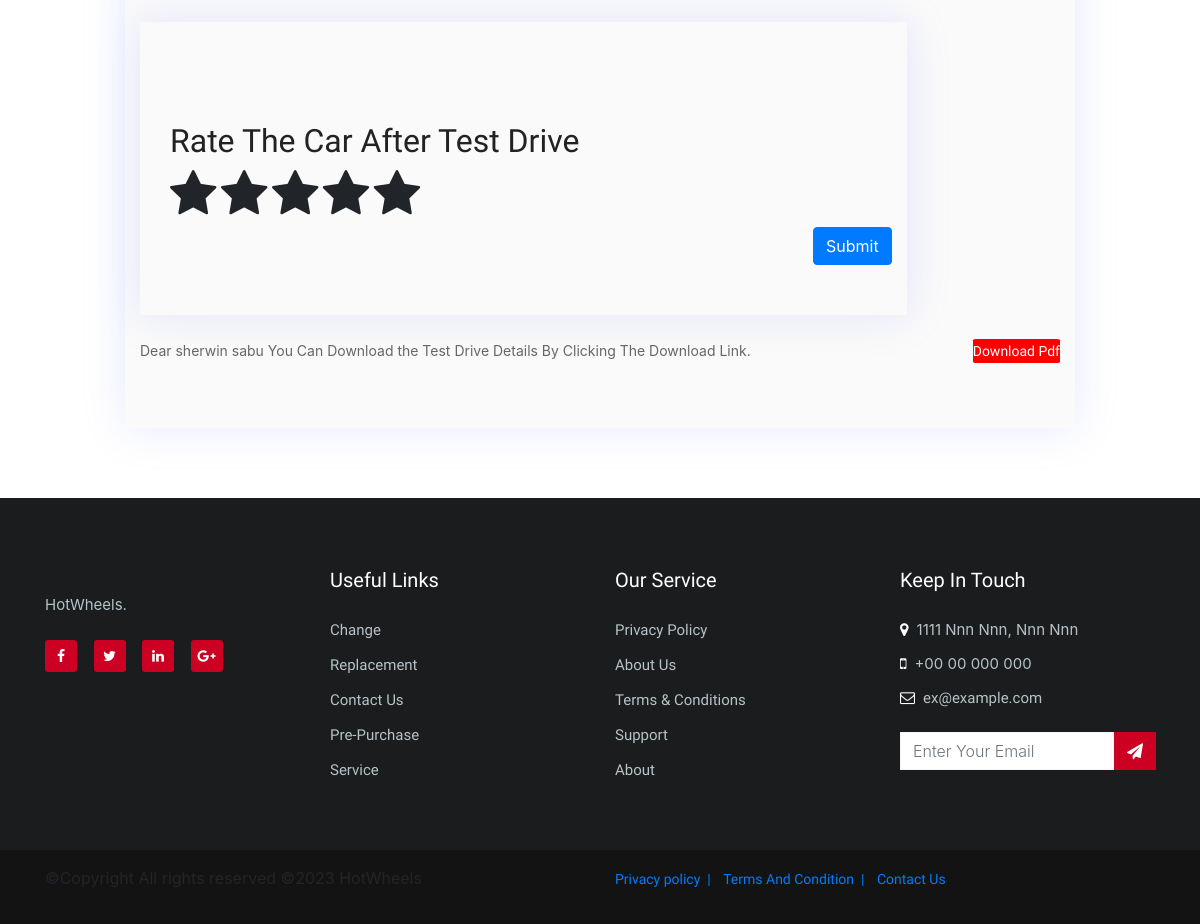
/cars/testdrivecart (signed in, lower part), run on an earlier commit of the app's database.
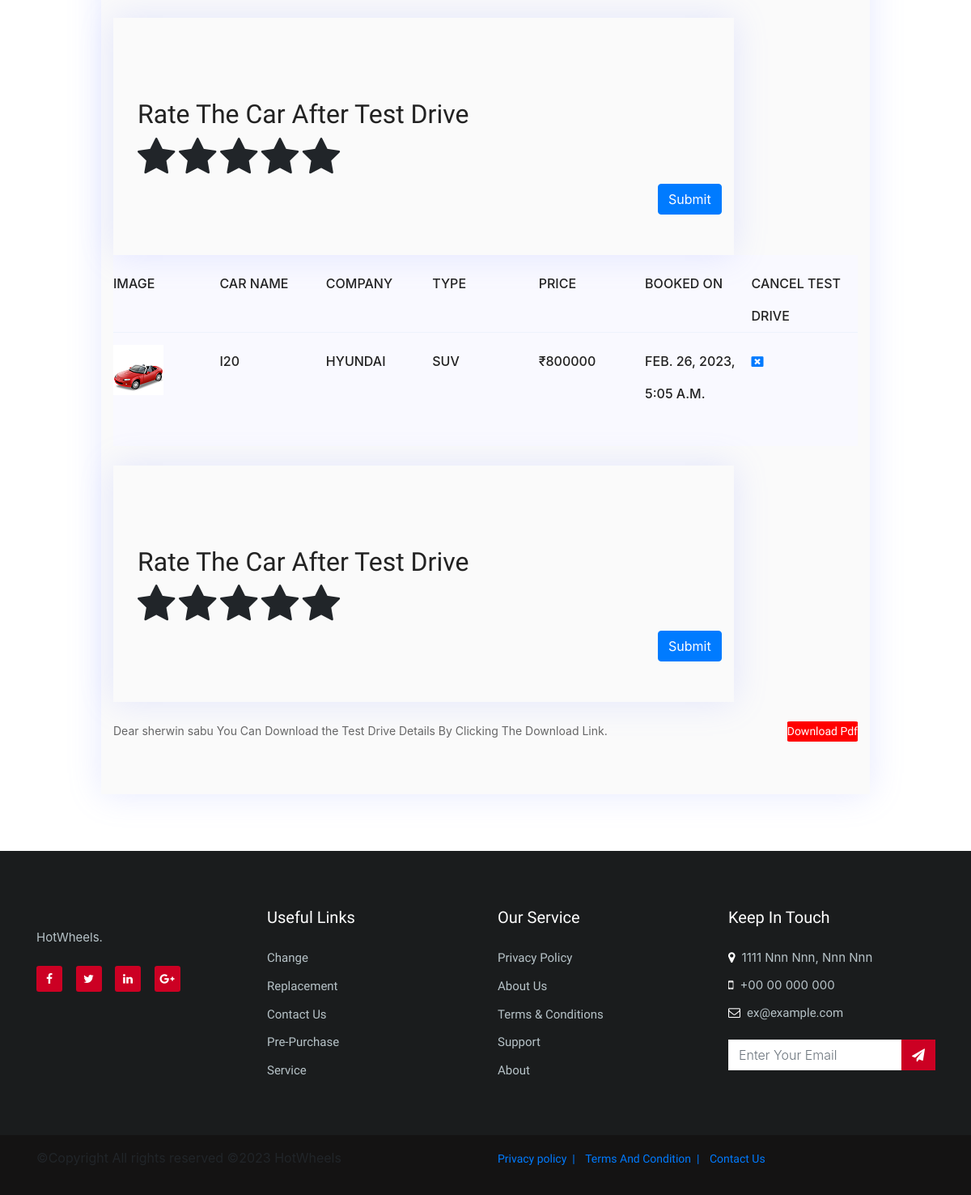
And on a later commit of the database.
### cars/models.py (models this page shows)
class TestDrive(models.Model):
    class Meta:
        db_table = 'TEST DRIVE'
        verbose_name = "Test Drive Booking"
        verbose_name_plural = "Test Drive Bookings"
    id = models.BigAutoField(
        primary_key = True
    )
    Address = models.CharField(default=None,null=True,blank=True,max_length=255,verbose_name="House Address Of Customer")
    LicenceIDNumber = models.CharField(default=None,null=True,blank=True,max_length=255,verbose_name="Licence ID Number Of Customer")
    Pincode = models.IntegerField(verbose_name="Pincode Of Customer")
    ContactNumber = models.CharField(default=None,null=True,blank=True,max_length=255,verbose_name="Contact Number Of Customer")
    application_code = models.UUIDField(default = uuid.uuid4,editable = False,verbose_name="Application Id Of Order")
    State = models.CharField(default=None,null=True,blank=True,max_length=255,verbose_name="State")
    City = models.CharField(default=None,null=True,blank=True,max_length=255,verbose_name="City")
    customerid = models.ForeignKey(User ,default=None,on_delete=models.CASCADE,verbose_name="Customer")
    carnameid = models.ForeignKey(DETAILS,on_delete=models.CASCADE,verbose_name="Car Name")
    Date_of_booking = models.DateTimeField(auto_now_add=True,verbose_name="Date Of Booking")
    Test_drive_rating = models.IntegerField(default=0,null=True,verbose_name="Rating Of The Test Drive")

class DETAILS(models.Model):
    class Meta:
        db_table = 'CAR DETAILS'
        verbose_name = "Vechile Information"
        verbose_name_plural = "Car Details"
    id = models.BigAutoField(
        primary_key= True,
    )
    car_name = models.CharField(
        max_length=255,
        verbose_name="Car Name"
        )
    car_type = models.ForeignKey(
        TYPE,on_delete=models.CASCADE,
        verbose_name="Car Type"
        )
    car_company = models.ForeignKey(
        COMPANY,on_delete=models.CASCADE,
        verbose_name="Car Company"
        )
    stock = models.IntegerField(
        verbose_name="Stock Avaliable"
        )
    price = models.IntegerField(
        verbose_name="Price Of Car"
        )
    fuel_efficiency = models.CharField(
        max_length=255,
        verbose_name="Mileage In Kilometers"
        )
    fuel_tank_capacity = models.CharField(
        max_length=255,
        verbose_name="Fuel Tank Capacity In Liter"
        )
    front_suspension = models.CharField(
        max_length=255,
        verbose_name="Suspension Type Front"
        )
    rear_suspension = models.CharField(
        max_length=255,
        verbose_name="Suspension Type Rear"
        )
    tyre_size = models.IntegerField(
        verbose_name="Tyre Size"
        )
    front_brake = models.CharField(
        max_length=255,
        verbose_name="Front Brake Type"
        )
    rear_brake = models.CharField(
        max_length=255,
        verbose_name="Rear Brake Type"
        )
    ground_clearance = models.CharField(
        max_length=255,
        verbose_name="Ground Clearance In mm"
        )
    seating_capacity = models.IntegerField(
        verbose_name="Total Seat"
        )
    boot_capacity = models.IntegerField(
        verbose_name="Capacity Of Boot Space In Liter"
        )
    max_torque = models.IntegerField(
        verbose_name="Max Torque"
        )
    tra = models.TextChoices(
        'tra', 'Manual Automatic',
        )
    trasmission = models.CharField(
        default=None,
        choices=tra.choices,
        null=True,blank=True,
        max_length=255,
        verbose_name="Type Of Trasmission"
        )
    cylinders = models.IntegerField(
        verbose_name="Max Number Of Cylinders"
        )
    engine_cc = models.IntegerField(
        verbose_name="Engine CC Of Car"
        )
    image1 = models.ImageField(
        upload_to="image/media/",
        blank=True,
        null=True,
        verbose_name="Exterior Image Of Car"
        )
    image2 = models.ImageField(
        upload_to="image/media/",
        blank=True,
        null=True,
        verbose_name="Interior Image Of Car"
        )
    image3 = models.ImageField(
        upload_to="image/media/",
        blank=True,
        null=True,
        verbose_name="Total Look"
        )
    fuel = models.TextChoices('fuel',
        'PETROL DIESEL ELETRIC',
    )
    fuel_type = models.CharField(
        default=None,
        choices=fuel.choices,
        null=True,
        blank=True,
        max_length=255,
        verbose_name="What Type Of Energy Using (Fuel TYPE)"
        )
    average_rating = models.FloatField(default=0.0,null=True,verbose_name="Average Rating Of Car")
    def __str__(self):
        return self.car_name

### cars/views.py (the view)
# urls.py: path('testdrivecart',views.testdrivecart,name='testdrivecart'),
def testdrivecart(request):
    if 'username' in request.session:
        customer = TestDrive.objects.filter(customerid=request.user)
        if not customer:
            return render(request,'trail4.html')
        else:
            carnameid = customer[0].carnameid
            car_company = DETAILS.objects.filter(car_name=carnameid).values('car_company')
            car_company_name = COMPANY.objects.filter(pk=car_company[0].get("car_company")).values('name')
            carscompanynames = car_company_name[0].get("name")
            car_type = DETAILS.objects.filter(car_name=carnameid).values('car_type')
            car_type_name = TYPE.objects.filter(pk=car_type[0].get("car_type")).values('name')
            cartypenames = car_type_name[0].get("name")
            price = DETAILS.objects.filter(car_name=carnameid).values('price')
            priceof = price[0].get("price")
            return render(request,'test_drive_cart.html',{'customer':customer,'carscompanynames':carscompanynames,'cartypenames':cartypenames,'priceof':priceof})
    return redirect('signin')

### cars/templates/test_drive_cart.html (shortened to what this page needs)
{% load static %}
<!DOCTYPE html>
<html lang="en">
<head>
        <link rel="stylesheet" href="{% static 'css/linearicons.css' %}">
        <link rel="stylesheet" href="{% static 'css/font-awesome.min.css' %}">
        <link rel="stylesheet" href="{% static 'css/bootstrap.css' %}">
        <link rel="stylesheet" href="{% static 'css/magnific-popup.css' %}">
        <link rel="stylesheet" href="{% static 'css/nice-select.css' %}">
        <link rel="stylesheet" href="{% static 'css/animate.min.css' %}">
        <link rel="stylesheet" href="{% static 'css/owl.carousel.css' %}">
        <link rel="stylesheet" href="{% static 'css/main.css' %}">
        <link rel = "stylesheet" href = "https://cdnjs.cloudflare.com/ajax/libs/twitter-bootstrap/4.4.1/css/bootstrap.min.css">
    <link rel = "stylesheet" href = "https://cdnjs.cloudflare.com/ajax/libs/font-awesome/4.7.0/css/font-awesome.min.css">
    </head>
    <body>
        <section class="cart_area mb-30 pt-120">
            <div class="container">
                <div class="row d-flex justify-content-center">
                    <div class="cart_content col-lg-10">
                        <div class="cart-top-border">
                            {% if Order %}
                            <h3 class="generic-blockquote mt-3">{{a}} <i class="fa fa-frown-o" aria-hidden="true"></i></h3>
                            {% else %}
                            {% for Order in customer %}
                            <div class="progress-table-wrap">
                                <div class="progress-table">
                                    <div class="table-head">
                                        <div class="image">Image</div>
                                        <div class="image">Car Name</div>
                                        <div class="image">Company</div>
                                        <div class="image">Type</div>
                                        <div class="image">Price</div>
                                        <div class="image">Booked On</div>
                                        <div class="image">Cancel Test Drive</div>
                                    </div>
                                    <div class="table-row">
                                        <div class="image"> <img src="{% static 'img/shopping-cart1.jpg' %}" alt="flag"></div>
                                        <div class="image">{{Order.carnameid}}</div>
                                        <div class="image">{{carscompanynames}}</div>
                                        <div class="image">{{cartypenames}}</div>
                                        <div class="image">₹{{priceof}}</div>
                                        <div class="image">{{Order.Date_of_booking}}</div>
                                        <div class="image"><a href="{% url 'testdrivecancel' oid=Order.id %}"><i class="fa fa-window-close" aria-hidden="true" style="font-size:15px;"></i></a></div>
                                    </div>
                                </div>
                            </div><br>
                            <div class="cart_content col-lg-10">
                                <form action="{% url 'testdriverating' %}" method="post" enctype="multipart/form-data">
                                <div class="container">
                                    <h2 style="margin-top: 50px;">Rate The Car After Test Drive</h2>
                                    <div class="con">
                                        <label for="{{ Order.id }}-st1">
                                            <i class="fa fa-star" aria-hidden="true"></i>
                                        </label>
                                        <label for="{{ Order.id }}-st2">
                                            <i class="fa fa-star" aria-hidden="true"></i>
                                        </label>
                                        <label for="{{ Order.id }}-st3">
                                            <i class="fa fa-star" aria-hidden="true"></i>
                                        </label>
                                        <label for="{{ Order.id }}-st4">
                                            <i class="fa fa-star" aria-hidden="true"></i>
                                        </label>
                                        <label for="{{ Order.id }}-st5">
                                            <i class="fa fa-star" aria-hidden="true"></i>
                                        </label>
                                    </div>
                                </div>
                                <div class="row">
                                    <div class="col d-flex justify-content-end">
                                        <button class="btn btn-primary" type="submit">Submit</button>
                                    </div>
                                </div>
                                </form>
                            </div>
                            {% endfor %}
                            {% endif %}
                        </div>
                        <br><div><p >Dear {{user.first_name}} {{user.last_name}} You Can Download the Test Drive Details By Clicking The Download Link.
                            <button style="float: right;background-color: red;border-radius: 5%;" ><a href="{% url 'testdrive_pdf' %}" style="color: white;">Download Pdf</button></a></p></div>
                </div>
            </div>
        </section>
        <section class="cart_area mb-30 pt-10">
        </section>
        <footer class="footer-area footer-section">
            <div class="container">
                <div class="row">
                    <div class="col-lg-3  col-md-3 col-sm-6">
                        <div class="single-footer-widget newsletter">
                            <p>HotWheels.</p>
                            <ul class="social-footer">
                                <li><a class="facebook" href="#"><i class="fa fa-facebook"></i></a></li>
                                <li><a class="twitter" href="#"><i class="fa fa-twitter"></i></a></li>
                                <li><a class="linkedin" href="#"><i class="fa fa-linkedin"></i></a></li>
                                <li><a class="google-plus" href="#"><i class="fa fa-google-plus"></i></a></li>
                            </ul>
                        </div>
                    </div>
                    <div class="col-lg-3  col-md-3 col-sm-6">
                        <div class="single-footer-widget">
                            <h6>Useful Links</h6>
                            <ul class="footer-nav">
                                <li><a href="">Change</a></li>
                                <li><a href="">Replacement</a></li>
                                <li><a href="">Contact Us</a></li>
                                <li><a href="">Pre-Purchase</a></li>
                                <li><a href="">Service</a></li>
                            </ul>
                        </div>
                    </div>
                    <div class="col-lg-3  col-md-3 col-sm-6">
                        <div class="single-footer-widget">
                            <h6>Our Service</h6>
                            <ul class="footer-nav">
                                <li><a href="">Privacy Policy</a></li>
                                <li><a href="">About Us</a></li>
                                <li><a href="">Terms & Conditions</a></li>
                                <li><a href="">Support</a></li>
                                <li><a href="">About</a></li>
                            </ul>
                        </div>
                    </div>
                    <div class="col-lg-3  col-md-3 col-sm-6">
                        <div class="single-footer-widget mail-chimp">
                            <h6 class="mb-20">Keep In Touch</h6>
                            <ul class="footer-nav">
                                <li>
                                <strong><i class="fa fa-map-marker"></i></strong><span class="pl-2">1111 Nnn Nnn, Nnn Nnn</span>
                                </li>
                                <li>
                                <strong><i class="fa fa-mobile"></i></strong><span class="pl-2">+00 00 000 000</span>
                                </li>
                                <li>
                                <strong><i class="fa fa-envelope-o"></i></strong><span class="pl-2"><a href="#">ex@example.com</a></span>
                                </li>
                            </ul>
                            <div class="section_form">
                                    <div class="col-auto">
                                      <div class="input-group mb-2">
                                        <input type="text" class="form-control" id="inlineFormInputGroup" placeholder="Enter Your Email">
                                         <div class="input-group-prepend">
                                          <div class="input-group-text"><i class="fa fa-paper-plane"></i></div>
                                        </div>
                                      </div>
                                    </div>
                                </div>
                        </div>
                    </div>
                </div>
            </div>
        </footer>
        <div class="copyright1">
            <div class="container">
                <div class="row">
                    <div class="col-md-6 col-sm-6 col-12">
                        <div class="bottom_footer_info">
                            <span>&copy;Copyright All rights reserved &copy;<script>document.write(new Date().getFullYear())</script> HotWheels</span>
                        </div>
                    </div>
                    <div class="col-md-6 col-sm-6 col-12">
                        <div class="bottom_footer_logo">
                            <ul class="list-inline">
                                <li class="list-inline-item">
                                    <a href="#">Privacy policy &nbsp;|</a>
                                </li>
                                <li class="list-inline-item">
                                    <a href="#">Terms And Condition &nbsp;|</a>
                                </li>
                                <li class="list-inline-item">
                                    <a href="#">Contact Us</a>
                                </li>
                            </ul>
                        </div>
                    </div>
                </div>
            </div>
        </div>
    </body>
</html>

### cars/templates/test_drive_cart.html (style rules this page uses)
.fa-star { font-size : 50px; align-content: center; }

What changed in the data, as far as the page shows it:
added TestDrive: carnameid "I20", carscompanynames "HYUNDAI", cartypenames "SUV", priceof "800000", Date_of_booking "FEB. 26, 2023, 5:05 A.M."
